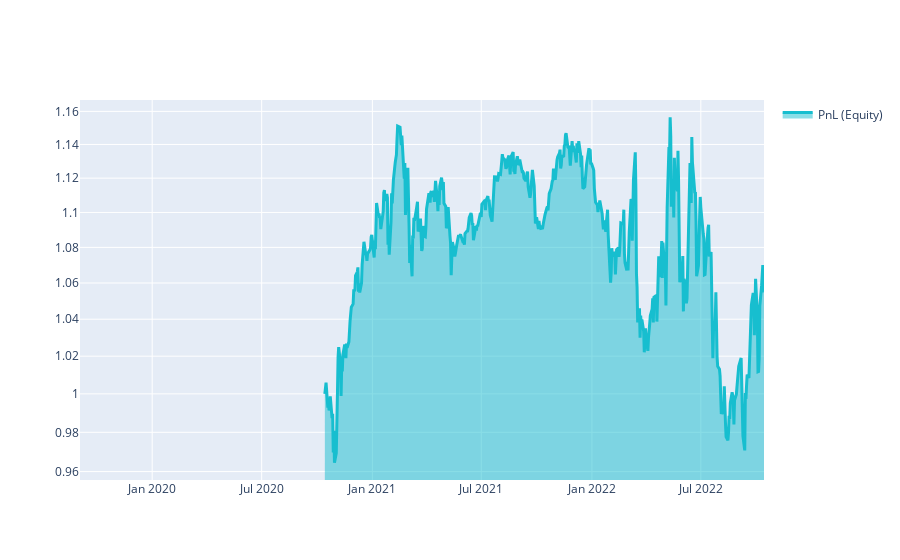

The cell this chart's notebook holds for it:
### Markdown cell above
# Q18 Quick Start

This template shows you the basic steps for taking part to the **Q18 NASDAQ-100 Stock Long-Short contest**.

### Code cell
import xarray as xr

import qnt.ta as qnta
import qnt.data as qndata
import qnt.output as qnout
import qnt.stats as qns

data = qndata.stocks.load_ndx_data(min_date="2019-09-01")

close     = data.sel(field="close")
is_liquid = data.sel(field="is_liquid")
sma_slow  = qnta.sma(close, 186)
sma_fast  = qnta.sma(close, 6)
weights   = xr.where(sma_slow < sma_fast, 1, -1)
weights   = weights * is_liquid

weights = qnout.clean(weights, data, "stocks_nasdaq100")

# calc stats
stats = qns.calc_stat(data, weights.sel(time=slice("2020-10-14", None)))
display(stats.to_pandas().tail())

# graph
performance = stats.to_pandas()["equity"]
import qnt.graph as qngraph

qngraph.make_plot_filled(performance.index, performance, name="PnL (Equity)", type="log")

### Figure 1 — Plotly figure (JSON) as saved in the notebook; plotly's stock layout.template omitted (floating-point values rounded to 4 significant figures; data arrays with more than 128 entries replaced by an {"elided": "..."} marker saying what was removed)
{"data": [{"fill": "tonexty", "line": {"color": "#17BECF", "width": 3}, "name": "PnL (Equity)", "type": "scatter", "x": {"elided": "787 str values"}, "y": {"elided": "787 float values"}}], "layout": {"autosize": true, "showlegend": true, "xaxis": {"autorange": true, "range": ["2019-09-03", "2022-10-14"], "type": "date"}, "yaxis": {"range": [-0.01965, 0.06705], "type": "log"}}}
